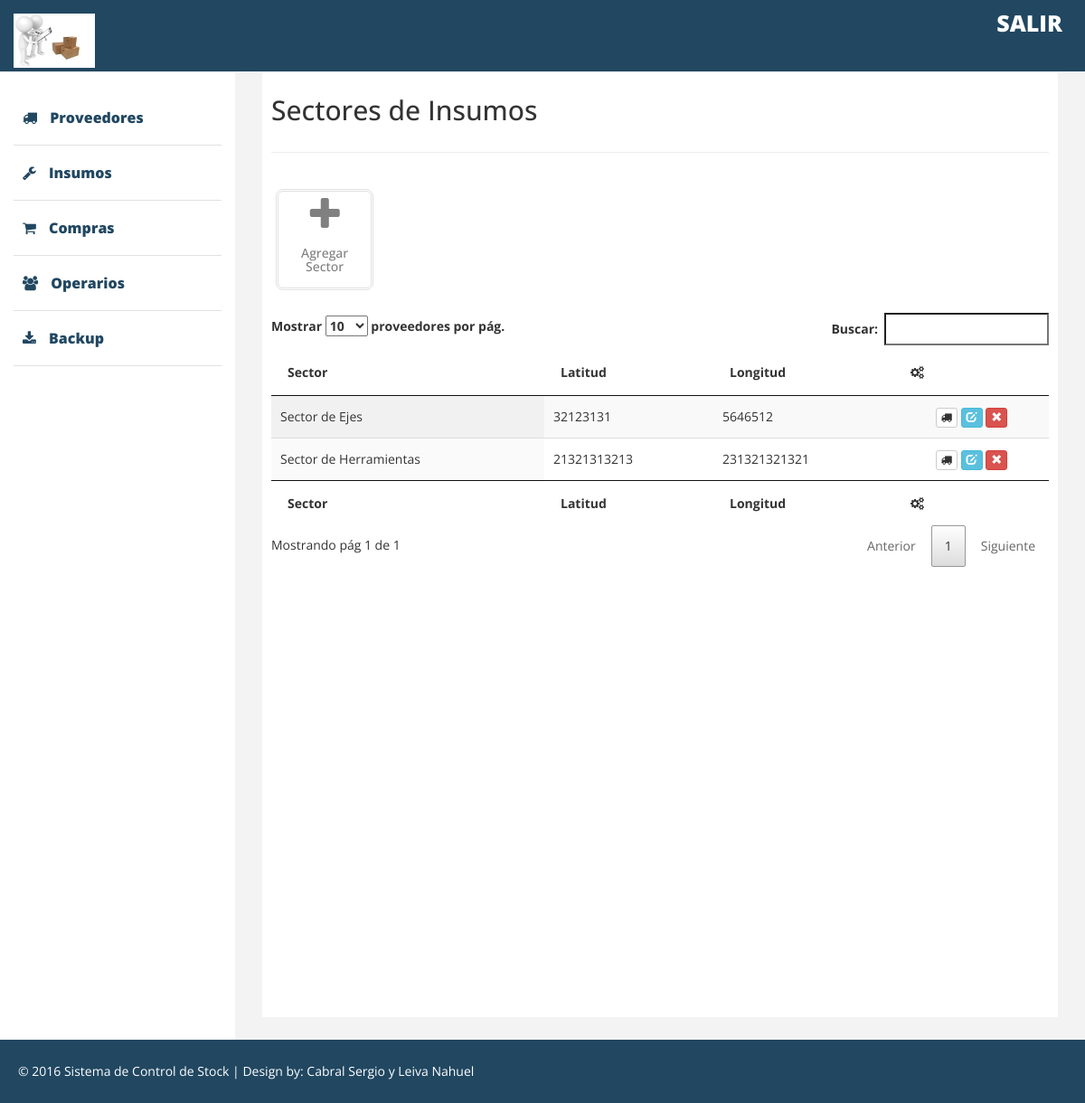
The app's page /index.php/insumos/sectoresinsumos_view, older data.
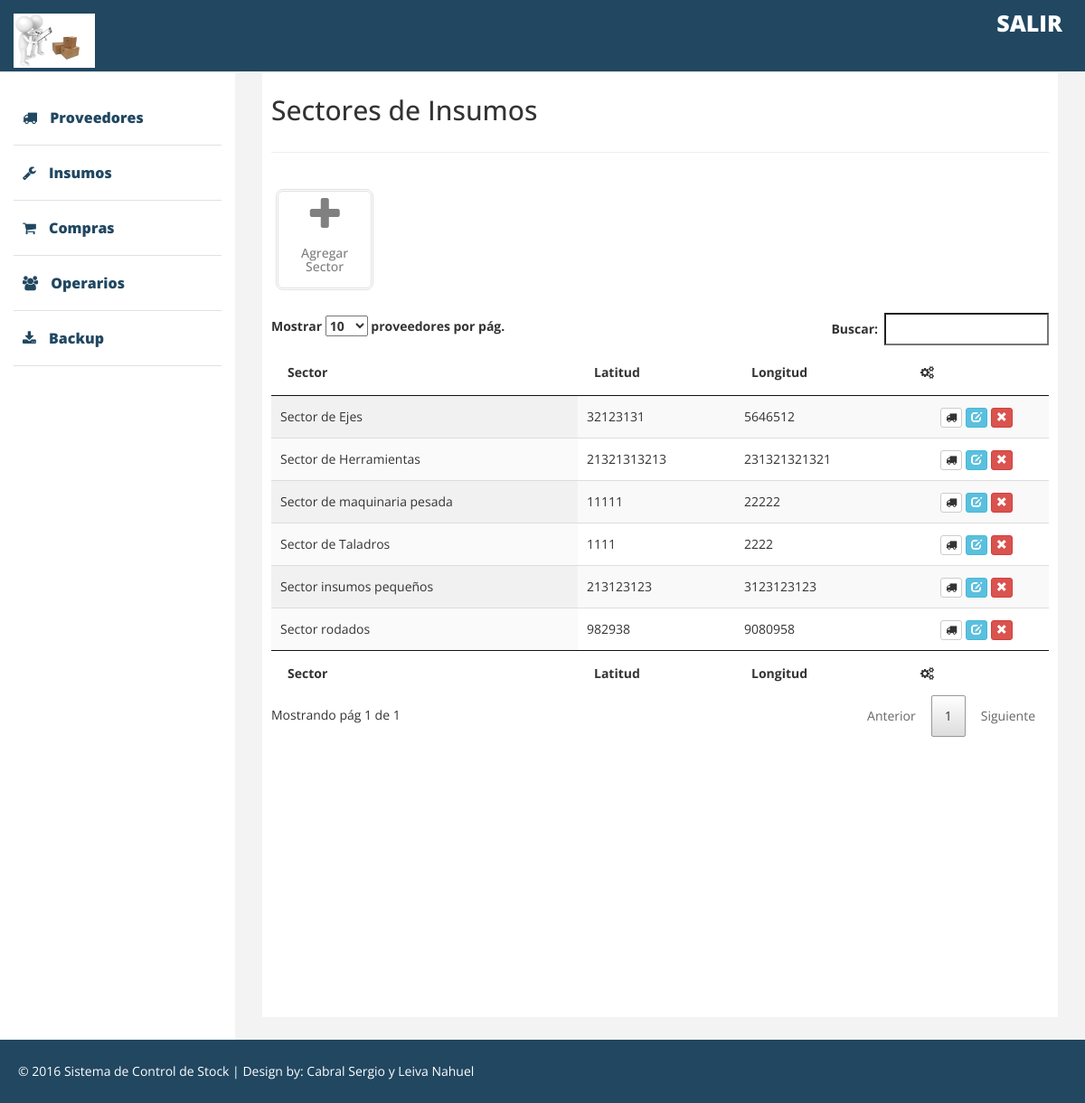
The same page, newer data.
### tables this page shows
CREATE TABLE IF NOT EXISTS `sector_insumos` (
  `id_sector` int(12) NOT NULL AUTO_INCREMENT,
  `sector_deposito` varchar(35) NOT NULL,
  `latitud` double NOT NULL,
  `longitud` double NOT NULL,
  `foto_sector` varchar(100) DEFAULT NULL,
  PRIMARY KEY (`id_sector`),
  UNIQUE KEY `sector_deposito` (`sector_deposito`)
);

### application/controllers/Insumos.php (called while the page is built, shortened)
<?php
class Insumos extends CI_Controller {
    public function sectoresinsumos_view() {
        $this->load->model('Insumos_model');
        $data['sectores'] = $this->Insumos_model->obtenerSectoresDeInsumos();
        $this->load->view('sectoresdeposito_view', $data);
    }
}

### index.php (called while the page is built, shortened)
<?php
require_once BASEPATH.'core/CodeIgniter.php';

### application/models/Insumos_model.php (called while the page is built, shortened)
<?php
class Insumos_model extends CI_Model {
    public function obtenerSectoresDeInsumos() {
        $query = $this->db->query('SELECT * FROM sector_insumos');
        return $query->result();
    }
}

### application/views/sectoresdeposito_view.php (the view, shortened to what this page needs)
<!DOCTYPE html>
<html xmlns="http://www.w3.org/1999/xhtml">
    <head>
        <link href="<?php echo base_url('assets/css/bootstrap.css'); ?>" rel="stylesheet" />
        <link href="<?php echo base_url('assets/css/font-awesome.min.css'); ?>" rel="stylesheet" type="text/css"/>
        <link href="<?php echo base_url('assets/css/custom.css'); ?>" rel="stylesheet" />
        <link href="<?php echo base_url('assets/css/jquery.dataTables.min.css'); ?>" rel="stylesheet" />
    </head>
    <body>
        <?php include 'navbar.php'; ?>
        <div id="page-wrapper" >
            <div id="page-inner">
                <div class="row">
                    <div class="col-md-12">
                        <h2>Sectores de Insumos</h2>
                    </div>
                </div>
                <hr />
                <div class="row text-center pad-top" style="margin-bottom: 20px;">
                    <div class="col-lg-2 col-md-2 col-sm-2 col-xs-6">
                        <div class="div-square">
                            <a href="<?php echo base_url('Insumos/agregarsector_view'); ?>" >
                                <i class="fa fa-plus fa-3x"></i>
                                <h5>Agregar Sector</h5>
                            </a>
                        </div>
                    </div>
                </div>
                <table id="proveedores" class="display" cellspacing="0" width="100%">
                    <thead>
                        <tr>
                            <th>Sector</th>
                            <th>Latitud</th>
                            <th>Longitud</th>
                            <th><i class="fa fa-cogs" aria-hidden="true"></i></th>
                        </tr>
                    </thead>
                    <tfoot>
                        <tr>
                            <th>Sector</th>
                            <th>Latitud</th>
                            <th>Longitud</th>
                            <th><i class="fa fa-cogs" aria-hidden="true"></i></th>
                        </tr>
                    </tfoot>
                    <tbody>
                        <?php foreach ($sectores as $sector) { ?>
                            <tr>
                                <td><?php echo $sector->sector_deposito; ?></td>
                                <td><?php echo $sector->latitud; ?></td>
                                <td><?php echo $sector->longitud; ?></td>
                                <td class="text-center">
                                    <a title="Ver Proveedor" class='btn btn-default btn-xs' href="#"><span class="fa fa-icon fa-truck"></span></a>
                                    <a title="Editar Proveedor" class='btn btn-info btn-xs' href="#"><span class="glyphicon glyphicon-edit"></span></a>
                                    <a title="Eliminar Proveedor" href="<?php echo base_url('Proveedores/eliminarProveedor/' . $sector->id_sector); ?>" class="btn btn-danger btn-xs"><span class="glyphicon glyphicon-remove"></span></a>
                                </td>
                            </tr>
                        <?php } ?>
                    </tbody>
                </table>
            </div>
        </div>
        <?php include 'footer.php'; ?>
    </body>
</html>

### application/views/navbar.php (shortened to what this page needs)
<div id="wrapper">
    <div class="navbar navbar-inverse navbar-fixed-top">
        <div class="adjust-nav">
            <div class="navbar-header">
                <a class="navbar-brand" href="<?php echo base_url('Inicio'); ?>">
                    <img src="<?php echo base_url('assets/img/logo.png'); ?>" width="90" height="60"/>
                </a>
            </div>
            <span class="logout-spn" >
                <a href="#" style="color:#fff;">SALIR</a>
            </span>
        </div>
    </div>
    <nav class="navbar-default navbar-side" role="navigation">
        <div class="sidebar-collapse navbar-collapse">
            <ul class="nav" id="side-menu">
                <li>
                    <a href="<?php echo base_url('Proveedores/Proveedores_view'); ?>" ><i class="fa fa-truck "></i> Proveedores</a>
                </li>
                <li>
                    <a href="<?php echo base_url('Insumos/Insumos_view'); ?>"><i class="fa fa-wrench "></i> Insumos</a>
                </li>
                <li>
                    <a href="<?php echo base_url('Compras/Compras_view'); ?>"><i class="fa fa-shopping-cart"></i> Compras</a>
                </li>
                <li>
                    <a href="<?php echo base_url('Operarios/Operarios_view'); ?>"><i class="fa fa-users"></i> Operarios</a>
                </li>
                <li>
                    <a href="#"><i class="fa fa-download"></i> Backup</a>
                </li>
            </ul>
        </div>
    </nav>
</div>

### application/views/footer.php
<div class="footer">
    <div class="row">
        <div class="col-lg-12" >
            &copy;  2016 Sistema de Control de Stock | Design by: Cabral Sergio y Leiva Nahuel
        </div>
    </div>
</div>

### assets/css/custom.css (style rules this page uses)
body { font-family: 'Open Sans', sans-serif; line-height:30px; }
#wrapper { width: 100%; margin-top:50px; }
#page-wrapper { padding: 15px 15px; min-height: 600px; background:#F3F3F3; }
#page-inner { width:100%; margin:10px 20px 10px 0px; background-color:#fff!important; padding:10px; min-height:1050px; }
.pad-top { padding-top:15px; }
.sidebar-collapse .nav { padding:0; padding-top:50px; }
.sidebar-collapse > .nav > li > a { padding:15px 10px; color: #214761; font-weight: 900; font-size: 16px; }
.sidebar-collapse > .nav > li { border-bottom:1px solid #e1e1e1; }
.navbar-side { border:none; background-color: #fff; }
.navbar-inverse { background-color: #214761; border-color: #F0F0F0; min-height: 80px; }
.nav > li > a > i { margin-right:10px; }
.logout-spn { float:right; color:#fff; font-size:25px; font-weight:800; margin:20px; margin: 10px 25px 10px 50px; }
.logout-spn a { text-decoration:none; }
.div-square { padding:5px; border:3px double #e1e1e1; -webkit-border-radius:8px; -moz-border-radius:8px; border-radius:8px; margin:5px; }
.div-square> a,.div-square> a:hover { color:#808080; text-decoration:none; }
.footer { background-color:#214761; width:100%; color:#fff; padding:20px 50px 20px 50px; padding-left:20px; }
@media (min-width:768px) { #page-wrapper { margin: 0 0 0 260px; padding: 15px 30px; min-height: 1050px; } }
@media (min-width:768px) { .navbar-side { z-index: 1; position: absolute; width: 260px; } }

Row changes from the older to the newer data that the page shows:
added sector_insumos: sector_deposito "Sector de Taladros", latitud "1111", longitud "2222"
added sector_insumos: sector_deposito "Sector de maquinaria pesada", latitud "11111", longitud "22222"
added sector_insumos: sector_deposito "Sector insumos pequeños", latitud "213123123", longitud "3123123123"
added sector_insumos: sector_deposito "Sector rodados", latitud "982938", longitud "9080958"
